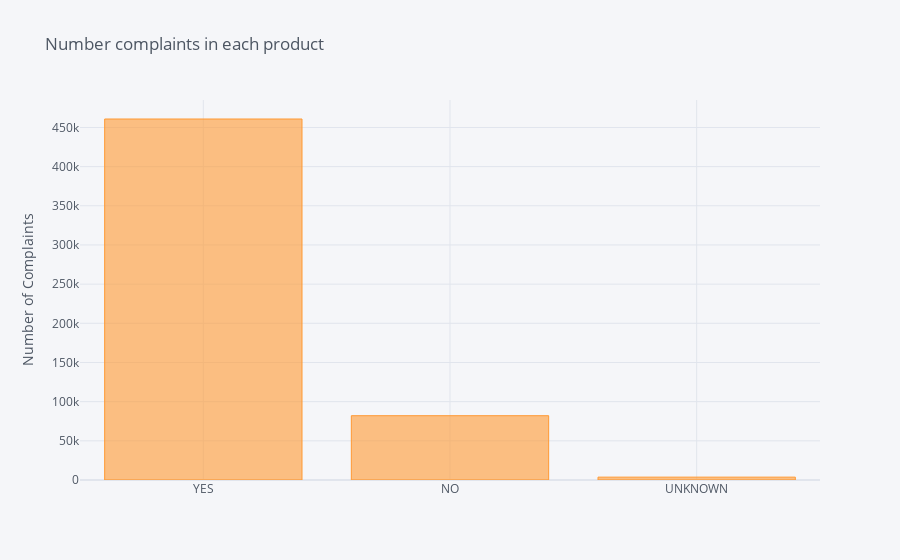

Notebook code for this chart:
### Code cell
pcs.serious_mental_illness.value_counts().sort_values(ascending=False).iplot(kind='bar', yTitle='Number of Complaints', 
title='Number complaints in each product')

### Figure 1 — Plotly figure (JSON) as saved in the notebook; plotly's stock layout.template omitted (floating-point values rounded to 4 significant figures)
{"data": [{"marker": {"color": "rgba(255, 153, 51, 0.6)", "line": {"color": "rgba(255, 153, 51, 1.0)", "width": 1}}, "name": "serious_mental_illness", "orientation": "v", "text": "", "type": "bar", "x": ["YES", "NO", "UNKNOWN"], "y": [460770, 82054, 3668]}], "layout": {"legend": {"bgcolor": "#F5F6F9", "font": {"color": "#4D5663"}}, "paper_bgcolor": "#F5F6F9", "plot_bgcolor": "#F5F6F9", "title": {"font": {"color": "#4D5663"}, "text": "Number complaints in each product"}, "xaxis": {"gridcolor": "#E1E5ED", "showgrid": true, "tickfont": {"color": "#4D5663"}, "title": {"font": {"color": "#4D5663"}, "text": ""}, "zerolinecolor": "#E1E5ED"}, "yaxis": {"gridcolor": "#E1E5ED", "showgrid": true, "tickfont": {"color": "#4D5663"}, "title": {"font": {"color": "#4D5663"}, "text": "Number of Complaints"}, "zerolinecolor": "#E1E5ED"}}}
